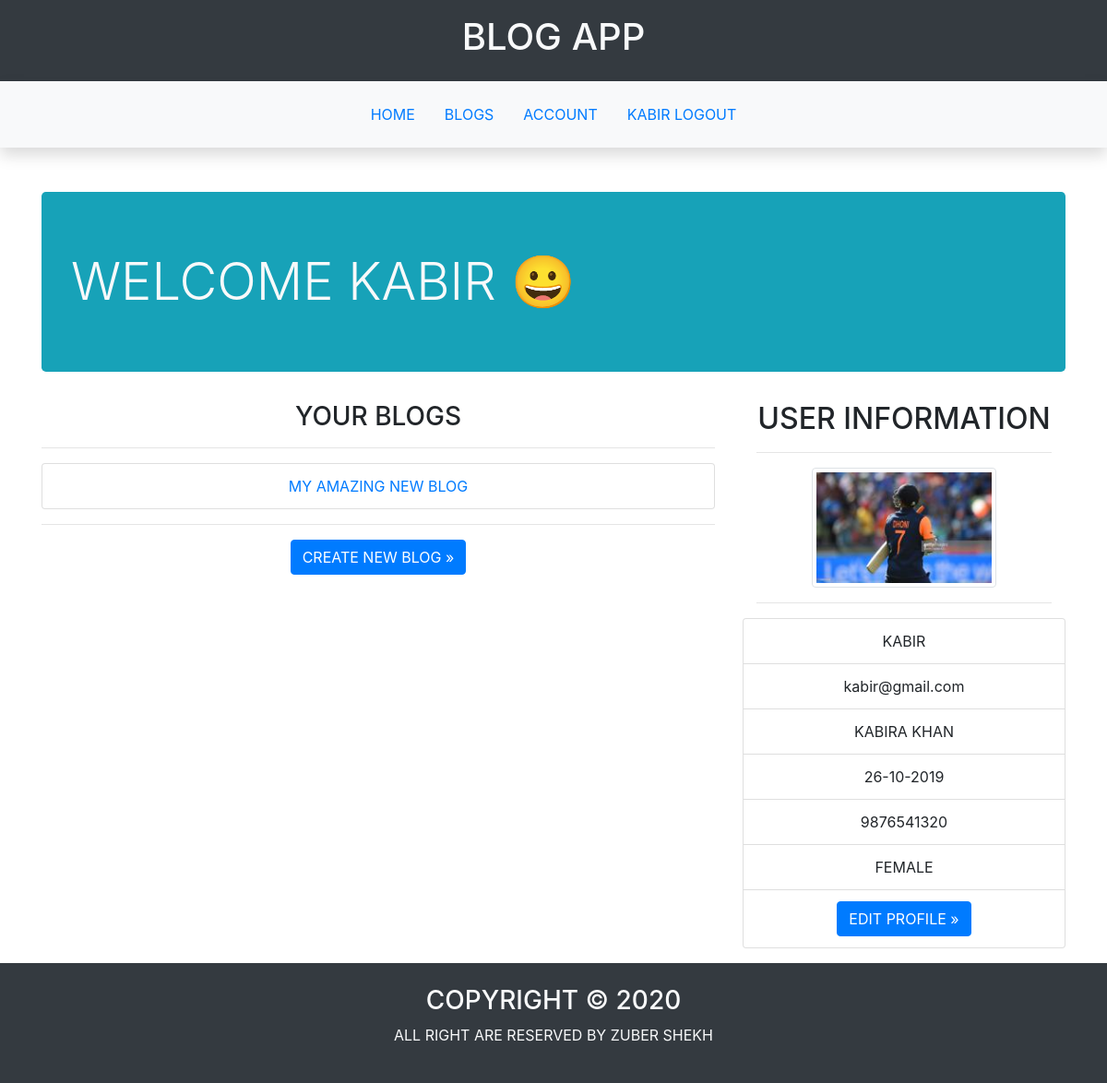
The app's page /user/home (signed in), older data.
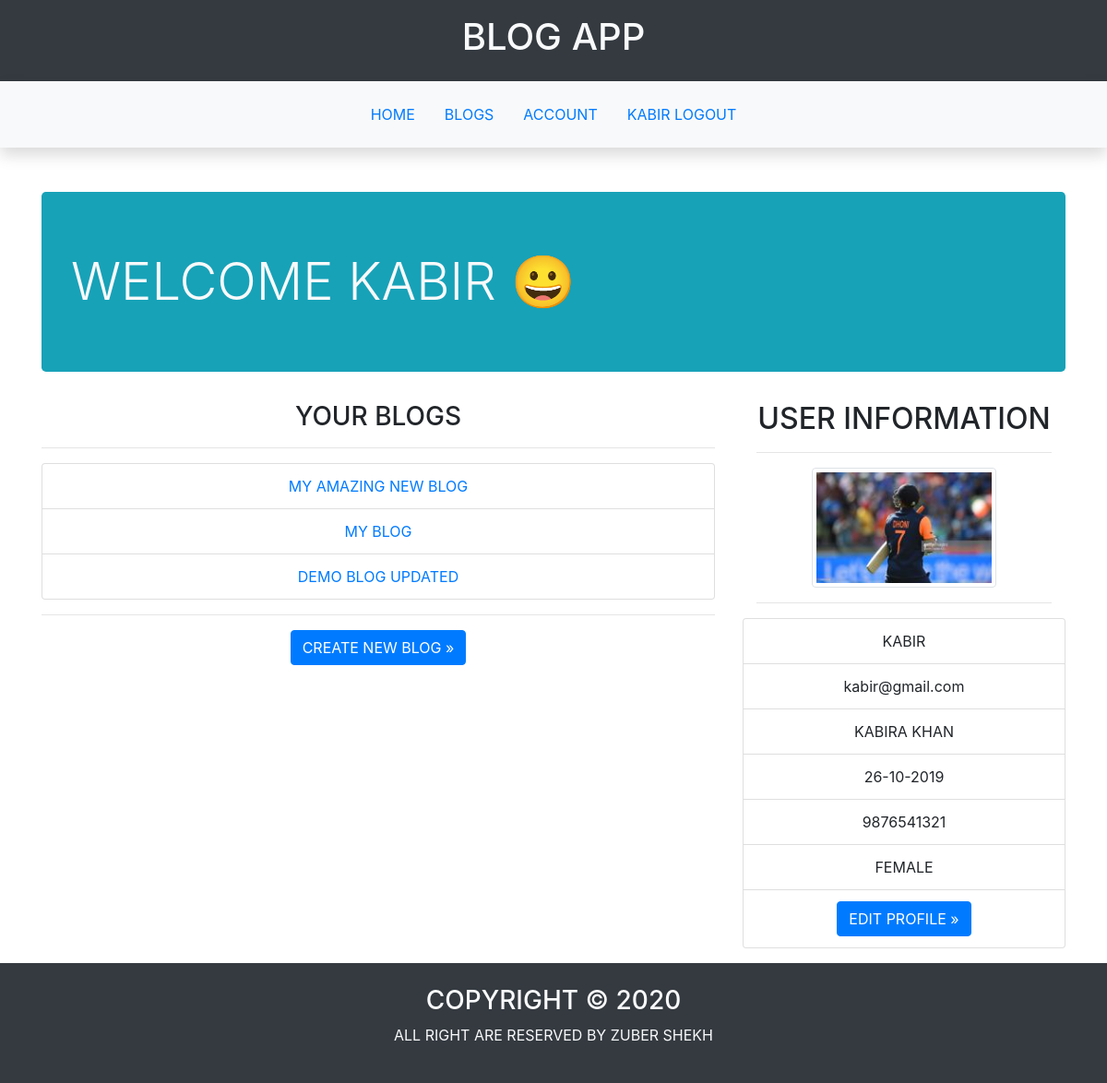
The same page, newer data.
### blogapp/user/models.py (models this page shows, shortened)
class UserModel(db.Model,UserMixin):
    __tablename__='user'
    id=db.Column(db.Integer,primary_key=True)
    username=db.Column(db.String(20),unique=True,nullable=False)
    email=db.Column(db.String(20),unique=True,nullable=False)
    password=db.Column(db.String(256),nullable=False)
    first_name=db.Column(db.String(20),nullable=False)
    last_name=db.Column(db.String(20),nullable=False)
    dob=db.Column(db.DateTime,nullable=False)
    gender=db.Column(db.String,nullable=False)
    mobile_no=db.Column(db.String(10),unique=True,nullable=False)
    profile_pic=db.Column(db.String,default='default_profile.jpg')
    blogs=db.relationship('BlogModel',backref='creator',lazy=True)

### blogapp/blog/models.py (models this page shows, shortened)
class BlogModel(db.Model):
    __tablename__='blog'
    id=db.Column(db.Integer,primary_key=True)
    name=db.Column(db.String(30),unique=True,nullable=False)
    creator_id=db.Column(db.Integer,db.ForeignKey('user.id'))
    date_of_creation=db.Column(db.DateTime,default=datetime.now)
    is_active=db.Column(db.Boolean,default=False)
    posts=db.relationship('PostModel',backref='blog',lazy=True)

### blogapp/user/views.py (the view)
@user.route('/home')
@login_required
def home():
    return render_template('user/home.html')

### blogapp/user/models.py (called while the page is built)
@login_manager.user_loader
def load_user(id):
    return UserModel.query.get(int(id))

### blogapp/templates/user/home.html (shortened to what this page needs)
{%extends 'main/base.html'%}
{%block main%}
<section class="container mt-5">
    <h2 class="jumbotron bg-info text-light display-4 text-uppercase">Welcome {{current_user.username}} &#128512;</h2>
</section>
<section class="container text-center text-uppercase">
    <div class="row">
        <div class="col-md-8 float-left">
            <section>
                <h3 class="text-uppercase">your blogs</h3>
                <hr>
                {%if current_user.blogs%}
                    <ul class="list-group">
                        {%for blog in current_user.blogs%}
                            <li class="list-group-item "><a href="{{url_for('blog.view_blog',id=blog.id)}}">{{blog.name}}</a></li>
                        {%endfor%}
                    </ul>
                {%else%}
                    <p>no blog created by you</p>
                {%endif%}
                <hr>
                <a class="btn btn-primary" href="{{url_for('blog.create_blog')}}">create new blog &raquo;</a>
            </section>
        </div>
        <div class="col-md-4">
            <section class="container">
                <h2 class="text-center">user information</h2>
                <hr>
                <img class="img-thumbnail rounded" src="{{url_for('static',filename='images/profile_pics/'+current_user.profile_pic)}}" alt="Profile Picture" height="200" width="200"></li>
                <hr>
            </section>
            <section>
                <ul class="list-group text-uppercase">
                    <li class="list-group-item">{{current_user.username}}</li>
                    <li class="list-group-item text-lowercase">{{current_user.email}}</li>
                    <li class="list-group-item">{{current_user.first_name}} {{current_user.last_name}}</li>
                    <li class="list-group-item">{{current_user.dob.strftime('%d-%m-%Y')}}</li>
                    <li class="list-group-item">{{current_user.mobile_no}}</li>
                    <li class="list-group-item">{{current_user.gender}}</li>
                    <li class="list-group-item"><a class="btn btn-primary" href="{{url_for('user.update_profile',id=current_user.id)}}">Edit Profile &raquo;</a></li>
                </ul>
            </section>
        </div>
    </div>
</section>
{%endblock%}

### blogapp/templates/main/base.html (shortened to what this page needs)
<!DOCTYPE html>
<html lang="en">
<head>
    <link rel="stylesheet" href="https://stackpath.bootstrapcdn.com/bootstrap/4.4.1/css/bootstrap.min.css">
</head>
<body>
    <header>
        <section class="container-fluid  text-center text-uppercase bg-dark text-light p-3">
            <h1>blog app</h1>
        </section>
    </header>
    <nav class="position-sticky mb-4 p-3 shadow fixed-top bg-light">
        <ul class="nav justify-content-center text-uppercase">
            <li class="nav-item"><a class="nav-link" href="{{url_for('main.index')}}">home</a></li>
            <li class="nav-item"><a class="nav-link" href="{{url_for('blog.blogs')}}">blogs</a></li>
            {%if current_user.is_authenticated %}
                <li class="nav-item"><a class="nav-link" href="{{url_for('user.home')}}">account</a></li>
                <li class="nav-item"><a class="nav-link" href="{{url_for('user.logout')}}">{{current_user.username}} logout</a></li>
            {%else%}
                <li class="nav-item"><a class="nav-link" href="{{url_for('user.signup')}}">signup</a></li>
                <li class="nav-item"><a class="nav-link" href="{{url_for('user.login')}}">login</a></li>
            {%endif%}
        </ul>
    </nav>
    <main>
        {%block main%}
        {%endblock%}
    </main>
    <footer class="mt-3">
        <section class="bg-dark text-center text-uppercase p-4 text-light">
            <h3>copyright &copy; 2020</h3>
            <p>all right are reserved by zuber shekh</p>
        </section>
    </footer>
</body>
</html>

Row changes from the older to the newer data that the page shows:
changed UserModel "KABIR": mobile_no "9876541320" → "9876541321"
added BlogModel: name "MY BLOG"
added BlogModel: name "DEMO BLOG UPDATED"
